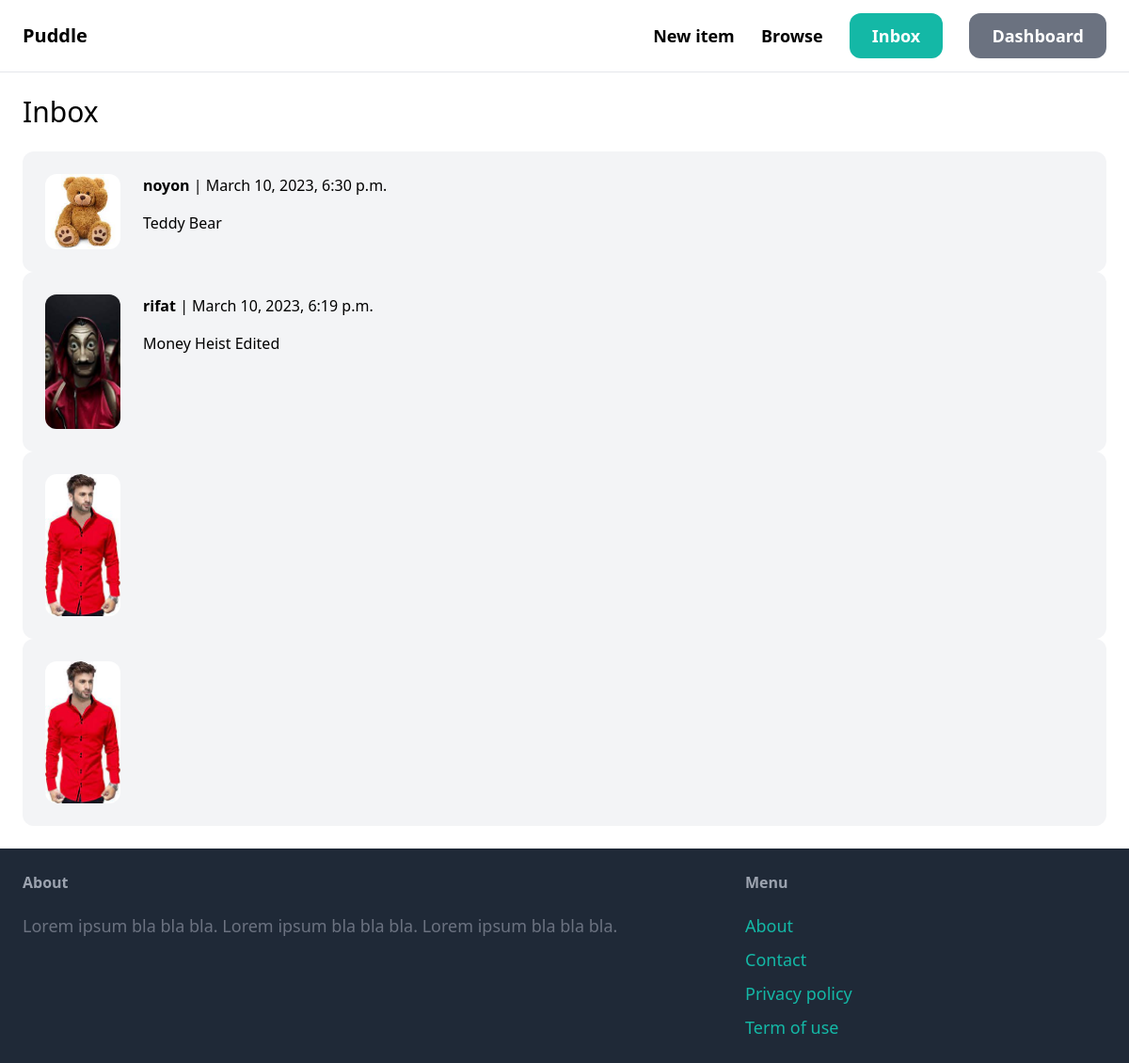
The page /inbox/ (signed in) on the database its author committed.
### conversation/models.py (models this page shows)
class Conversation(models.Model):
    item = models.ForeignKey(Item, related_name='conversations', on_delete=models.CASCADE)
    members = models.ManyToManyField(User, related_name='conversations')
    created_at = models.DateTimeField(auto_now_add=True)
    modified_at = models.DateTimeField(auto_now=True)
    class Meta:
        ordering = ('-modified_at',)

### item/models.py (models this page shows, shortened)
class Item(models.Model):
    category = models.ForeignKey(Category, related_name='items', on_delete=models.CASCADE)
    name = models.CharField(max_length=255)
    description = models.TextField(blank=True, null=True)
    price = models.FloatField()
    image = models.ImageField(upload_to='item_images',blank=True, null=True)
    is_sold = models.BooleanField(default=False)
    created_by = models.ForeignKey(User, related_name='items', on_delete=models.CASCADE)
    created_at = models.DateTimeField(auto_now_add=True)

### conversation/views.py (the view)
# urls.py: path('', views.inbox, name='inbox'),
@login_required
def inbox(request):
    conversations = Conversation.objects.filter(members__in=[request.user.id])
    return render(request, 'conversation/inbox.html', {
        'conversations': conversations
    })

### conversation/templates/conversation/inbox.html (shortened to what this page needs)
{% extends 'core/base.html' %}
{% block content %}
<h1 class="mb-6 text-3xl">Inbox</h1>
<div class="space-y-6">
    {% for conversation in conversations %}
        <a href="{% url 'conversation:detail' conversation.id %}">
            <div class="p-6 flex bg-gray-100 rounded-xl">
                <div class="pr-6">
                    <img src="{{ conversation.item.image.url }}" class="w-20 rounded-xl">
                </div>
                <div>
                    {% for member in conversation.members.all %}
                        {% if member != request.user %}
                            <p class="mb-4"><strong>{{ member.username }}</strong> | {{ conversation.modified_at }}</p>
                            <p>{{ conversation.item.name }}</p>
                        {% endif %}
                    {% endfor %}
                </div>
            </div>
        </a>
    {% endfor %}
</div>
{% endblock %}

### rows shown on the page
Conversation: item.image (picture), modified_at "March 10, 2023, 6:30 p.m.", item.name "Teddy Bear"
Conversation: item.image (picture), modified_at "March 10, 2023, 6:19 p.m.", item.name "Money Heist Edited"
Conversation: item.image (picture)
Conversation: item.image (picture)

### other values the page prints
{{ member.username }} "noyon"
{{ member.username }} "rifat"
